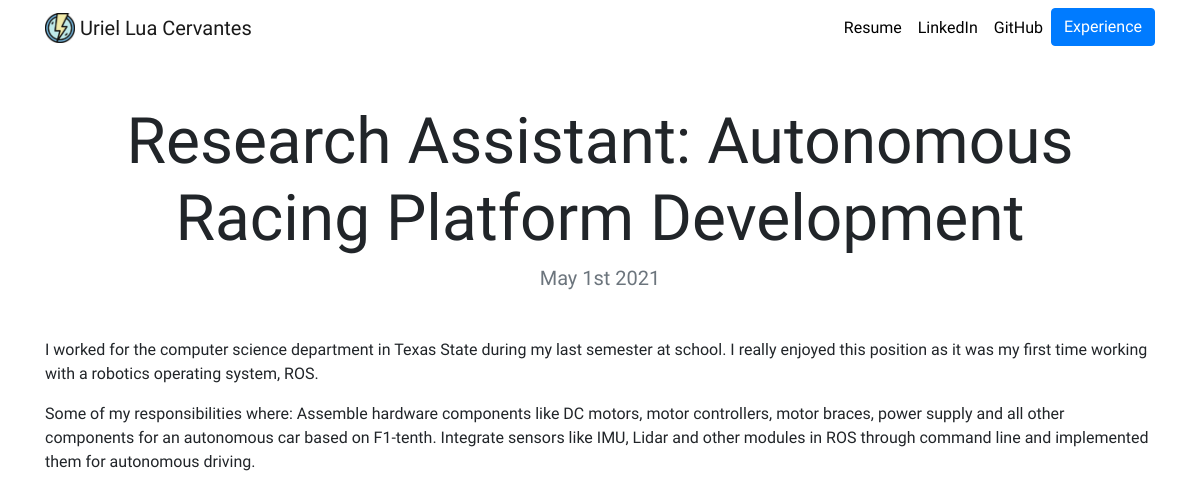
Page /blog/3/ on the committed database.
### blog/models.py (models this page shows, shortened)
class Blog(models.Model):
    title = models.CharField(max_length=100)
    description = models.TextField()
    date = models.DateField()

### blog/views.py (the view)
# urls.py: path('<int:blog_id>/', views.detail, name='detail')
def detail(request, blog_id):
    blog = get_object_or_404(Blog, pk=blog_id)
    return render(request, 'blog/detail.html',{'blog':blog})

### blog/templates/blog/detail.html
{% extends "portfolio/base.html" %}
{% load static %}
{% block content %}
<h1 class="text-center mt-5" id="blogdetailtitle">{{ blog.title }}</h1>
<h5 class="text-center text-muted mb-5">{{ blog.date|date:'F jS Y' }}</h5>
{{ blog.description|safe }}
{% endblock %}

### portfolio/static/portfolio/custom.css (style rules this page uses)
body { font-family: 'KoHo', sans-serif; }
@media (min-width: 992px) { #blogdetailtitle { font-size: 4rem; } }

### rows in the picture
Blog: title "Research Assistant: Autonomous Racing Platform Development", date "May 1st 2021", description "I worked for the computer science department in Texas State during my last semester at school. I really enjoyed this position as it was my first time working with a robotics operating system, ROS. Some of my responsibilities where: Assemble hardware components like DC motors, motor controllers, motor braces, power supply and all other components for an autonomous car based on F1-tenth. Integrate sensors like IMU, Lidar and other modules in ROS through command line and implemented them for autonomous driving."
